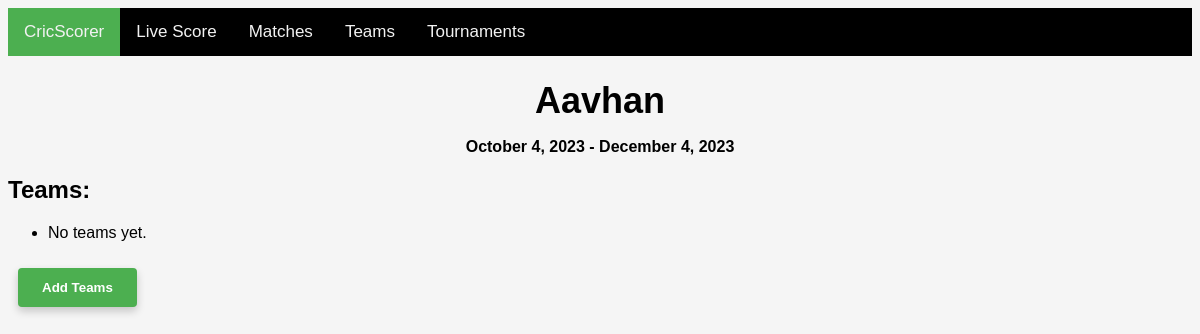
The page /tournament_details/39 on the database its author committed.
### scoring/models.py (models this page shows, shortened)
class Tournament(models.Model):
    name = models.CharField(max_length=200, null=True)
    start_date = models.DateTimeField(null=True)
    end_date = models.DateTimeField(null=True)
    location = models.CharField(max_length=200, null=True)
    teams = models.ManyToManyField(
        'Team', blank=True, related_name='tournaments')

### scoring/views.py (the view)
def tournament_detail(request, pk):
    tournament = Tournament.objects.get(pk=pk)
    teams = tournament.teams.all()
    return render(request, 'scoring/tournament_details.html', {'tournament': tournament, 'teams': teams})

### scoring/templates/scoring/tournament_details.html
{% extends 'scoring/base.html' %}
{% block content %}
  <h1>{{ tournament.name }}</h1>
  <p>{{ tournament.start_date|date:"F j, Y" }} - {{ tournament.end_date|date:"F j, Y" }}</p>
  <h2>Teams:</h2>
  <ul>
    {% for team in Teams %}
      <li>{{ team.name }} - {{ team.captain_name }}</li>
    {% empty %}
      <li>No teams yet.</li>
    {% endfor %}
  </ul>
  <button class="submit" onclick="location.href='{% url  'create_team' tournament.id%}'">Add Teams</button>
{% endblock %}

### scoring/static/scoring/score.css (style rules this page uses)
button { padding: 12px 24px; margin: 10px; background-color: #4CAF50; color: white; border: none; cursor: pointer; border-radius: 4px; box-shadow: 0 4px 8px 0 rgba(0, 0, 0, 0.2); transition: 0.3s; font-weight: bold; }

### scoring/static/scoring/makematch.css (style rules this page uses)
h1, p { text-align: center; }
p { font-weight:bold; }
h1 { margin-bottom: 10px; font-size: 36px; font-weight: bold; }

### rows shown on the page
Tournament: name "Aavhan", start_date "October 4, 2023", end_date "December 4, 2023"
